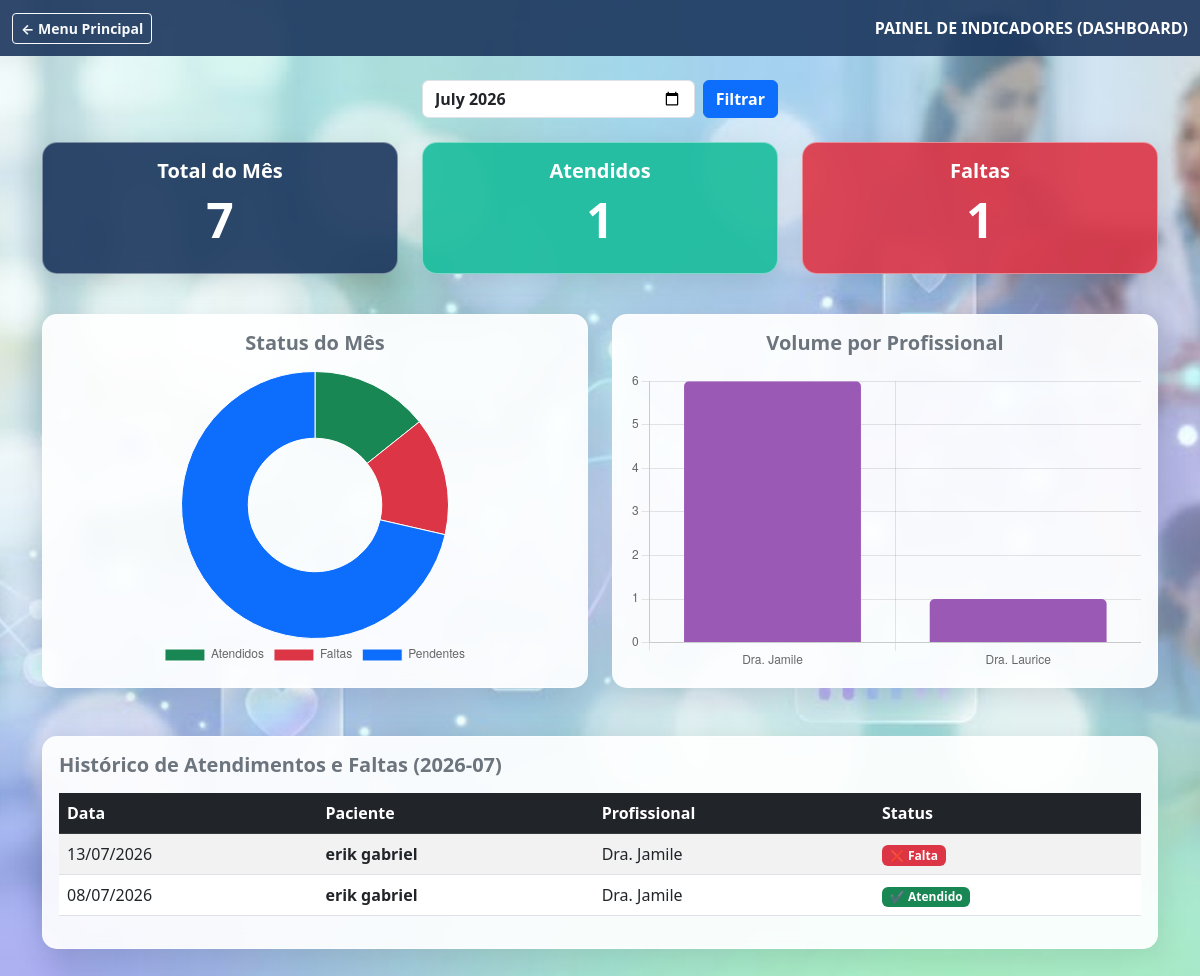
/dashboard, run on the app's committed database.
### tables this page shows
CREATE TABLE pacientes (
            id INTEGER PRIMARY KEY AUTOINCREMENT,
            nome TEXT NOT NULL,
            telefone TEXT NOT NULL,
            profissional TEXT,
            status TEXT,
            prioridade TEXT,
            atendimento_tipo TEXT DEFAULT 'Primeira Vez',
            data_consulta TEXT
        , status_aviso TEXT DEFAULT 'Nenhum', status_atendimento TEXT DEFAULT 'Agendado');

### routes_dashboard.py (the view)
@dashboard_bp.route("/dashboard", methods=["GET"])
def tela_dashboard():
    conexao = current_app.conectar_banco()
    cursor = conexao.cursor()
    mes_selecionado = request.args.get("mes", datetime.date.today().strftime("%Y-%m"))
    mes_busca = mes_selecionado + "%"
    cursor.execute("SELECT COUNT(*) FROM pacientes WHERE data_consulta LIKE ?", (mes_busca,))
    total_mes = cursor.fetchone()[0]
    cursor.execute("SELECT COUNT(*) FROM pacientes WHERE data_consulta LIKE ? AND status = 'Atendido'", (mes_busca,))
    atendidos_mes = cursor.fetchone()[0]
    cursor.execute("SELECT COUNT(*) FROM pacientes WHERE data_consulta LIKE ? AND status = 'Falta'", (mes_busca,))
    faltas_mes = cursor.fetchone()[0]
    agendados_mes = total_mes - (atendidos_mes + faltas_mes)
    cursor.execute("""
        SELECT profissional, COUNT(*)
        FROM pacientes
        WHERE data_consulta LIKE ?
        GROUP BY profissional
    """, (mes_busca,))
    dados_profissionais = cursor.fetchall()
    cursor.execute("""
        SELECT nome, data_consulta, status, profissional
        FROM pacientes
        WHERE data_consulta LIKE ? AND status IN ('Atendido', 'Falta')
        ORDER BY data_consulta DESC
    """, (mes_busca,))
    lista_pacientes = cursor.fetchall()
    conexao.close()
    return render_template(
        "dashboard.html",
        mes_selecionado=mes_selecionado,
        total_mes=total_mes,
        atendidos_mes=atendidos_mes,
        faltas_mes=faltas_mes,
        agendados_mes=agendados_mes,
        dados_profissionais=dados_profissionais,
        lista_pacientes=lista_pacientes
    )

### app.py (called while the page is built)
def conectar_banco():
    caminho_banco = os.path.join('database', 'banco.db')
    import sqlite3
    return sqlite3.connect(caminho_banco)

### templates/dashboard.html (shortened to what this page needs)
<!DOCTYPE html>
<html lang="pt-BR">
<head>
    <link href="https://cdn.jsdelivr.net/npm/bootstrap@5.3.0/dist/css/bootstrap.min.css" rel="stylesheet">
    <link rel="stylesheet" href="{{ url_for('static', filename='estilo.css') }}">
</head>
<body>
<nav class="navbar navbar-dark navbar-custom mb-4">
    <div class="container-fluid">
        <a class="btn btn-outline-light btn-sm fw-bold" href="/">← Menu Principal</a>
        <span class="navbar-text text-white fw-bold">PAINEL DE INDICADORES (DASHBOARD)</span>
    </div>
</nav>
<div class="container pb-5">
    <form method="GET" action="/dashboard" class="row justify-content-center mb-4">
        <div class="col-md-4 d-flex gap-2">
            <input type="month" name="mes" class="form-control fw-bold" value="{{ mes_selecionado }}" required>
            <button type="submit" class="btn btn-primary fw-bold">Filtrar</button>
        </div>
    </form>
    <div class="row mb-4">
        <div class="col-md-4 mb-3">
            <div class="card card-metric bg-primary text-white text-center p-3">
                <h5 class="fw-bold">Total do Mês</h5>
                <h2 class="display-5 fw-bold">{{ total_mes }}</h2>
            </div>
        </div>
        <div class="col-md-4 mb-3">
            <div class="card card-metric bg-success text-white text-center p-3">
                <h5 class="fw-bold">Atendidos</h5>
                <h2 class="display-5 fw-bold">{{ atendidos_mes }}</h2>
            </div>
        </div>
        <div class="col-md-4 mb-3">
            <div class="card card-metric bg-danger text-white text-center p-3">
                <h5 class="fw-bold">Faltas</h5>
                <h2 class="display-5 fw-bold">{{ faltas_mes }}</h2>
            </div>
        </div>
    </div>
    <div class="row mb-4">
        <div class="col-md-6 mb-4">
            <div class="card card-metric p-3 h-100 bg-white">
                <h5 class="text-center fw-bold text-secondary mb-3">Status do Mês</h5>
                <div style="position: relative; height:300px; width:100%">
                    <canvas id="graficoStatus"></canvas>
                </div>
            </div>
        </div>
        <div class="col-md-6 mb-4">
            <div class="card card-metric p-3 h-100 bg-white">
                <h5 class="text-center fw-bold text-secondary mb-3">Volume por Profissional</h5>
                <div style="position: relative; height:300px; width:100%">
                    <canvas id="graficoProfissionais"></canvas>
                </div>
            </div>
        </div>
    </div>
    <div class="row">
        <div class="col-12">
            <div class="card card-metric p-3 bg-white">
                <h5 class="fw-bold text-secondary mb-3">Histórico de Atendimentos e Faltas ({{ mes_selecionado }})</h5>
                <div class="tabela-scroll">
                    <table class="table table-striped align-middle">
                        <thead class="table-dark" style="position: sticky; top: 0; z-index: 1;">
                            <tr>
                                <th>Data</th>
                                <th>Paciente</th>
                                <th>Profissional</th>
                                <th>Status</th>
                            </tr>
                        </thead>
                        <tbody>
                            {% for pac in lista_pacientes %}
                            <tr>
                                <td>{{ pac[1][8:10] }}/{{ pac[1][5:7] }}/{{ pac[1][0:4] }}</td>
                                <td class="fw-bold">{{ pac[0] }}</td>
                                <td>{{ pac[3] }}</td>
                                <td>
                                    {% if pac[2] == 'Atendido' %}
                                        <span class="badge bg-success">✔ Atendido</span>
                                    {% else %}
                                        <span class="badge bg-danger">❌ Falta</span>
                                    {% endif %}
                                </td>
                            </tr>
                            {% else %}
                            <tr>
                                <td colspan="4" class="text-center text-muted py-4">Nenhum registro encontrado neste mês.</td>
                            </tr>
                            {% endfor %}
                        </tbody>
                    </table>
                </div>
            </div>
        </div>
    </div>
</div>
<script>
    const statusData = [{{ atendidos_mes }}, {{ faltas_mes }}, {{ agendados_mes }}];
    const dadosProfissionais = {{ dados_profissionais | tojson | safe }};
    const profNomes = dadosProfissionais.map(p => p[0]);
    const profValores = dadosProfissionais.map(p => p[1]);
    const ctxStatus = document.getElementById('graficoStatus').getContext('2d');
    new Chart(ctxStatus, {
        type: 'doughnut',
        data: {
            labels: ['Atendidos', 'Faltas', 'Pendentes'],
            datasets: [{
                data: statusData,
                backgroundColor: ['#198754', '#dc3545', '#0d6efd'],
                borderWidth: 1
            }]
        },
        options: { responsive: true, maintainAspectRatio: false, plugins: { legend: { position: 'bottom' } } }
    });
    const ctxProfissionais = document.getElementById('graficoProfissionais').getContext('2d');
    new Chart(ctxProfissionais, {
        type: 'bar',
        data: {
            labels: profNomes,
            datasets: [{ label: 'Agendamentos', data: profValores, backgroundColor: '#9B59B6', borderRadius: 5 }]
        },
        options: { responsive: true, maintainAspectRatio: false, plugins: { legend: { display: false } }, scales: { y: { beginAtZero: true, ticks: { precision: 0 } } } }
    });
</script>
</body>
</html>

### static/estilo.css (style rules this page uses)
.card-metric { background: rgba(255, 255, 255, 0.92) !important; backdrop-filter: blur(8px); -webkit-backdrop-filter: blur(8px); border-radius: 15px; border: 1px solid rgba(255, 255, 255, 0.4); box-shadow: 0 8px 32px rgba(0, 0, 0, 0.1); transition: transform 0.3s ease, box-shadow 0.3s ease; overflow: hidden; }
.card-metric.bg-primary { background: rgba(27, 54, 93, 0.90) !important; }
.card-metric.bg-success { background: rgba(24, 188, 156, 0.90) !important; }
.card-metric.bg-danger { background: rgba(220, 53, 69, 0.90) !important; }
canvas { max-height: 300px; width: 100% !important; }

### data on the page
pacientes: data_consulta "13", data_consulta "07", data_consulta "2026", nome "erik gabriel", profissional "Dra. Jamile", status "❌ Falta"
pacientes: data_consulta "08", data_consulta "07", data_consulta "2026", nome "erik gabriel", profissional "Dra. Jamile", status "✔ Atendido"

### other printed values
{{ total_mes }} "7"
{{ atendidos_mes }} "1"
{{ faltas_mes }} "1"
{{ mes_selecionado }} "2026-07"
chart data {{ atendidos_mes }} 1
chart data {{ faltas_mes }} 1
chart data {{ agendados_mes }} 5
chart data {{ dados_profissionais | tojson | safe }} [["Dra. Jamile", 6], ["Dra. Laurice", 1]]
